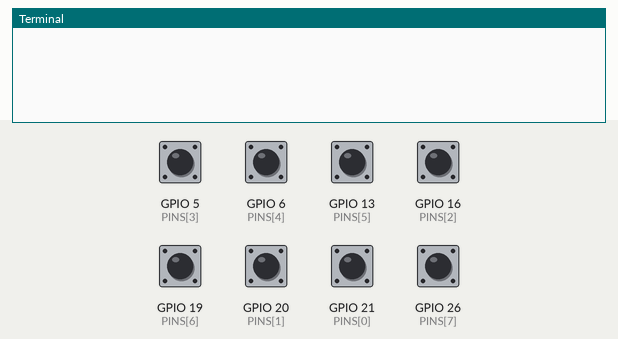
Simulated run of this program. Board: Raspberry Pi (BCM pin numbers). Shown: the last lines printed to the terminal. Inputs (shaded band) come from the test bench; at power-on: GPIO 5 (PINS[3]), GPIO 6 (PINS[4]), GPIO 13 (PINS[5]), GPIO 16 (PINS[2]), GPIO 19 (PINS[6]), GPIO 20 (PINS[1]), GPIO 21 (PINS[0]), GPIO 26 (PINS[7]) HIGH.

Above: at 1.2 s.
1.3 s: GPIO 5 (PINS[3]) pulled LOW for 0.15 s
At 2.0 s:
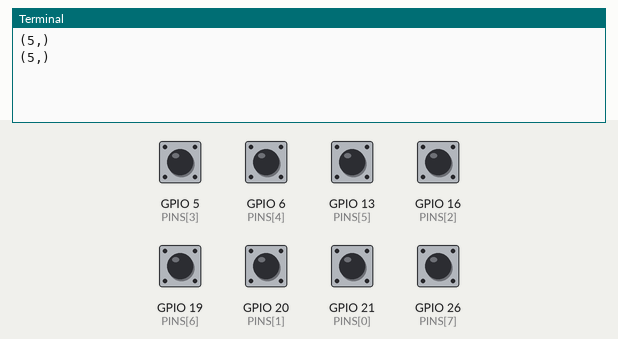
2.9 s: GPIO 6 (PINS[4]) pulled LOW for 0.15 s
At 4.2 s:
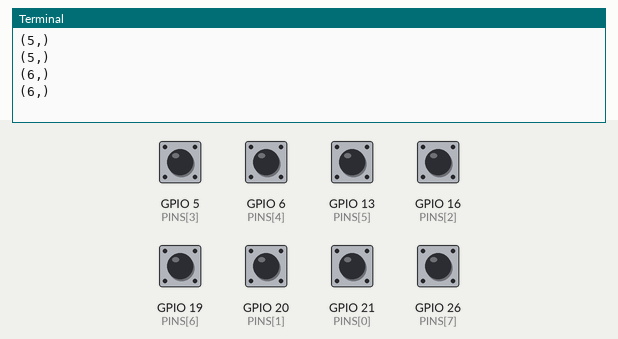
4.5 s: GPIO 13 (PINS[5]) pulled LOW for 0.15 s
At 5.6 s:
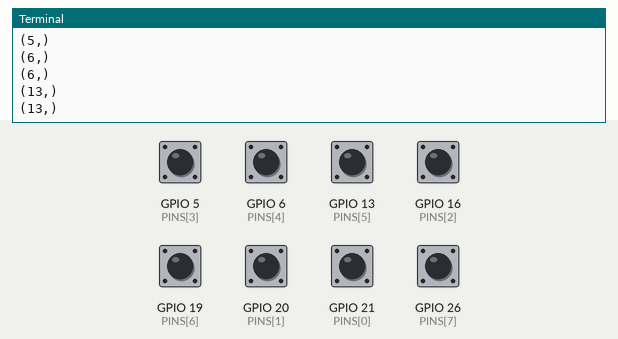
6.1 s: GPIO 16 (PINS[2]) pulled LOW for 0.15 s
At 6.8 s:
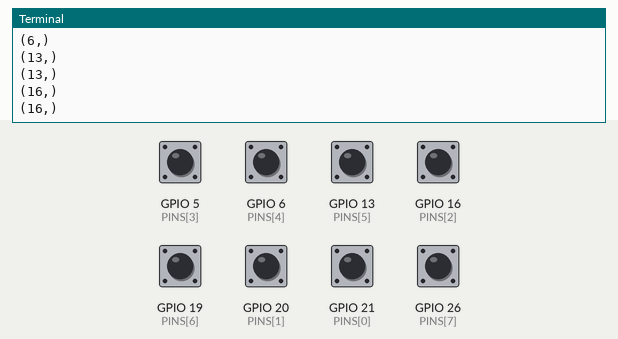
7.7 s: GPIO 19 (PINS[6]) pulled LOW for 0.15 s
At 9.0 s:
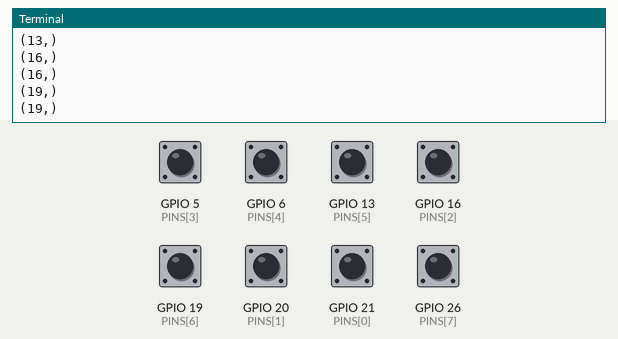
9.3 s: GPIO 20 (PINS[1]) pulled LOW for 0.15 s
At 10.5 s:
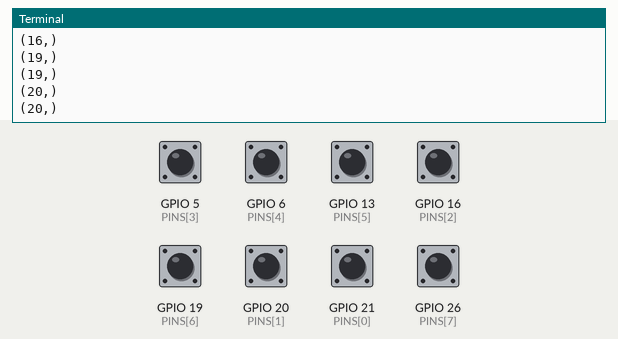
Timing chart, 0 to 11.9 s (numbered marks = the images above; inputs shaded):
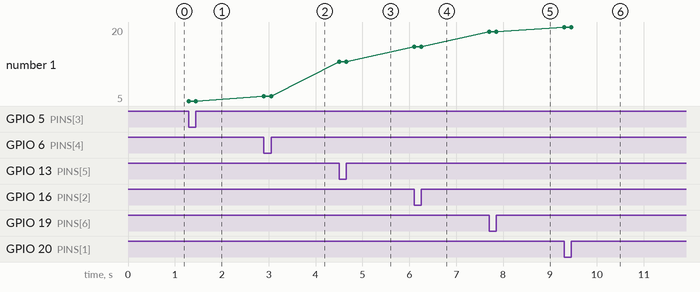

The program:

button_test.py
```python
import RPi.GPIO as GPIO

GPIO.setwarnings(True)
GPIO.setmode(GPIO.BCM)


def button_callback(*args):
    print(args)


PINS = (21, 20, 16, 5, 6, 13, 19, 26)
for pin in PINS:
    GPIO.setup(pin, GPIO.IN, pull_up_down=GPIO.PUD_UP)
    GPIO.add_event_detect(pin, GPIO.BOTH, callback=button_callback)

while True:
    pass
```

Measured:
- after the input at 1.3 s, the terminal: prints a new line at once (image 1)
- after the input at 2.9 s, the terminal: prints a new line at once (image 2)
- after the input at 4.5 s, the terminal: prints a new line at once (image 3)
- after the input at 6.1 s, the terminal: prints a new line at once (image 4)
- after the input at 7.7 s, the terminal: prints a new line at once (image 5)
- after the input at 9.3 s, the terminal: prints a new line at once (image 6)
- plotted number 1: 5 → 6 after the input at 2.9 s, 6 → 13 after the input at 4.5 s, 13 → 16 after the input at 6.1 s, 16 → 19 after the input at 7.7 s, 19 → 20 after the input at 9.3 s
